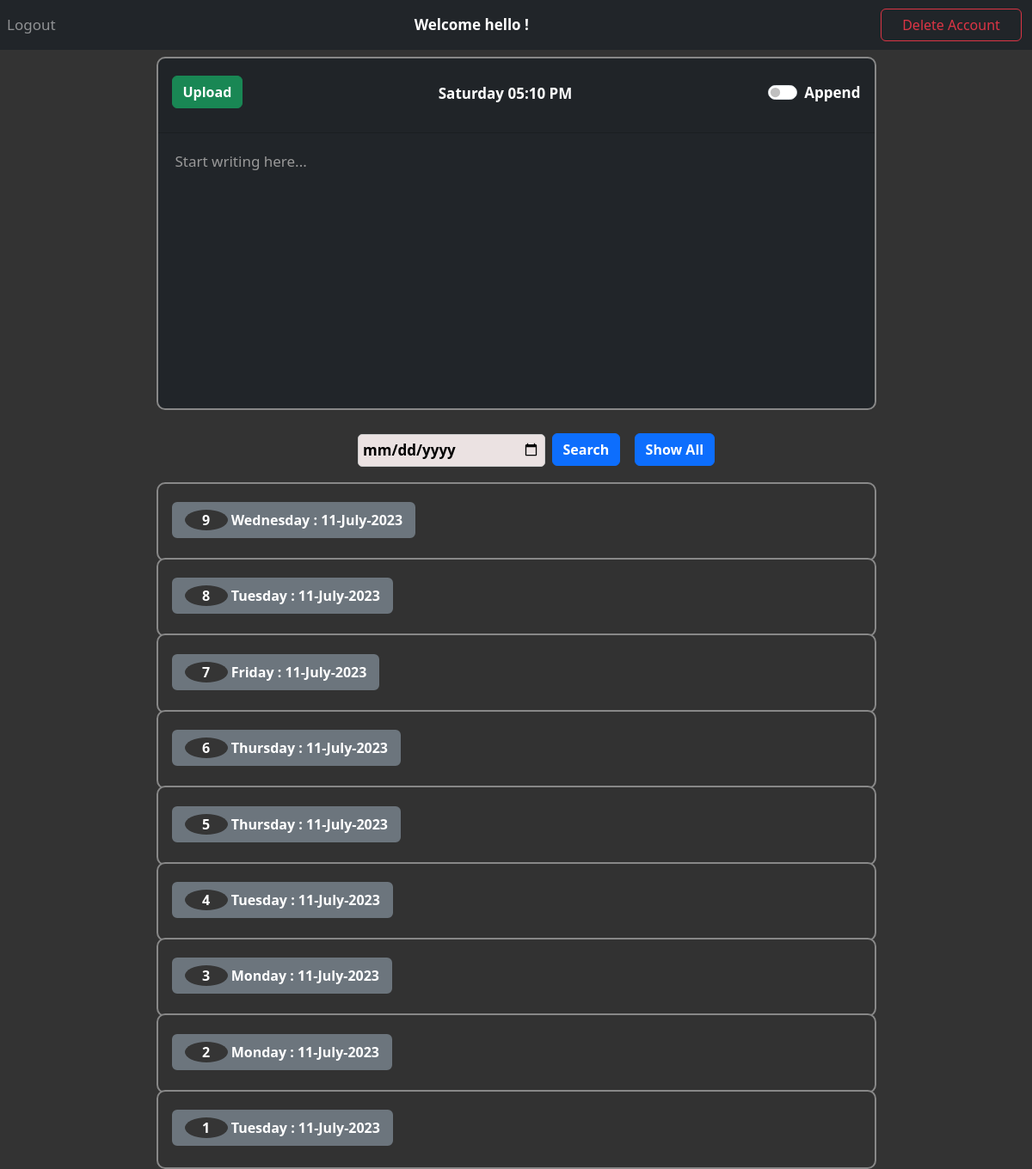
Page / (signed in) on the committed database.
### website/models.py (models this page shows)
class User(db.Model, UserMixin):
    id = db.Column(db.Integer, primary_key=True)
    email = db.Column(db.String(150), unique=True)
    password = db.Column(db.String(150))
    first_name = db.Column(db.String(150))
    notes = db.relationship('Note')

class Note(db.Model):
    id = db.Column(db.Integer, primary_key=True)
    data = db.Column(db.String(10000))
    date = db.Column(db.DateTime(timezone=True), default=func.now())
    day = db.Column(db.String(10), default=datetime.now().strftime('%A'))
    currDate = db.Column(db.String(20), default=datetime.now().strftime('%Y-%m-%d'))
    time = db.Column(db.String(20), default=datetime.now().strftime('%H:%M:%S'))
    month = db.Column(db.String(20), default=datetime.now().strftime('%B'))
    sentiment = db.Column(db.Float)
    sentimentColor = db.Column(db.String(255))
    classification = db.Column(db.String(50))
    switch_state = db.Column(db.Boolean, default=False)  # New column for the switch state
    user_id = db.Column(db.Integer, db.ForeignKey('user.id'))

### website/views.py (the view, shortened to what this page needs)
@views.route('/', methods=['GET', 'POST'])
@login_required
def home():
    switch_state_bool = 0
    first_name = current_user.first_name
    notes = Note.query.filter_by(user_id=current_user.id).all()
    get_switch_state = Note.query.filter_by(user_id=current_user.id).order_by(Note.id.desc()).first()
    if get_switch_state is None:
        latest_switch_state = ""
    else:
        latest_switch_state = "checked" if get_switch_state.switch_state else ""
    note_data = [(note.currDate, note.day, note.month, note.sentimentColor, note.data, note.id) for note in notes]
    return render_template("home.html", user=current_user, first_name = first_name, note_data=note_data, latest_switch_state = latest_switch_state)

### website/__init__.py (called while the page is built)
def create_app():
    app = Flask(__name__)
    app.config['SECRET_KEY'] = 'hjshjhdjah kjshkjdhjs'
    app.config['SQLALCHEMY_DATABASE_URI'] = f'sqlite:///{DB_NAME}'
    db.init_app(app)
    from .views import views
    from .auth import auth
    app.register_blueprint(views, url_prefix='/')
    app.register_blueprint(auth, url_prefix='/')
    from .models import User, Note
    with app.app_context():
        db.create_all()
    login_manager = LoginManager()
    login_manager.login_view = 'auth.login'
    login_manager.init_app(app)
    @login_manager.user_loader
    def load_user(id):
        return User.query.get(int(id))
    return app

### website/templates/home.html (shortened to what this page needs)
{% extends "base.html" %}
{% block content %}
<form method="POST">
  <div class="card text-white bg-dark mb-3">
    <div class="card-header">
      <div align="left">
        <button name="uploadButton" type="submit" class="btn btn-secondary  btn-success" style="display: flex; justify-content: space-between;"><b>Upload</b></button>
      </div>
      <div style="font-weight: bold">
        <div class="d-flex justify-content-center w-100">
          <span class="navbar-text text-center" style="color: white; font-weight: bold;">
             <span id="current-time-home"></span>
          </span>
        </div>
      </div>
      <div class="form-check form-switch align-center">
        <input class="form-check-input" type="checkbox" role="switch" id="flexSwitchCheckChecked" name="switchState" {{latest_switch_state}}>
        <label class="form-check-label" for="flexSwitchCheckChecked"><b>Append</b></label>
      </div>
    </div>
    <textarea name="note" id="note" class="form-control bg-dark text-white" style="border: none;" autofocus wrap="soft" placeholder="Start writing here..."></textarea>
  </div>
</form>
<div id="searchButtons">
  <form id="search-form" method="POST" >
    <div align="center">
      <input type="date" id="search" name="searchDate">
      <button id="searchButton" type="submit" class="btn btn-primary" name="searchButton"><b>Search</b></button>
    </div>
  </form>
  <form id="showAllList" method="POST" >
    <div align="center">
      <button id="showall" type="submit" class="btn btn-primary" name="showAllButton"><b>Show All</b></button>
    </div>
  </form>
</div>
<ul class="list-group list-group-flush" id="notes">
  {% for note_item in note_data | reverse %}
  <div class="accordion" id="accordionExample">
    <div class="card">
      <div class="card-header text-center" id="heading{{ note_item[5] }}">
        <h2 class="mb-0">
          <button class="btn btn-secondary text-left" type="button" data-toggle="collapse" data-target="#collapse{{note_item[5]}}" aria-expanded="true" aria-controls="collapse{{ note_item[5] }}"  {% if note_item[3] %}style="border-color: {{ note_item[3] }}"{% endif %}>
            {% if note_item[0] %}
              {% set index = loop.length - loop.index0 %}
              <span class="index-circle">{{ index }}</span><b> {{ note_item[1] }} : {{ note_item[0][8:] }}-{{ note_item[2] }}-{{ note_item[0][:4] }}</b>
            {% else %}
              <span class="index-circle">{{ index }}</span><b>{{ note_item[1] }} - Date Not Available </b>
            {% endif %}
          </button>
        </h2>
      </div>
    </div>
  </div>{% endfor %}
</ul>
{% endblock %}

### website/templates/base.html (shortened to what this page needs)
<!DOCTYPE html>
<html>
  <head>
    <link
      rel="stylesheet"
      href="https://stackpath.bootstrapcdn.com/bootstrap/4.4.1/css/bootstrap.min.css"
    />
    <link
      rel="stylesheet"
      href="https://stackpath.bootstrapcdn.com/font-awesome/4.7.0/css/font-awesome.min.css"
    />
    <link rel="stylesheet" href="static\styles.css">
    <link href="https://cdn.jsdelivr.net/npm/bootstrap@5.3.0/dist/css/bootstrap.min.css" rel="stylesheet">
  </head>
  <body>
    <nav class="navbar navbar-expand-lg navbar-dark bg-dark" #e3f2fd;>
      <div class="collapse navbar-collapse" id="navbar">
        <div class="navbar-nav">
          {% if user.is_authenticated %}
          <a class="nav-item nav-link" id="logout" href="/logout">Logout</a>
          {% endif %}
        </div>
        {% if user.is_authenticated %}
        <div class="d-flex justify-content-center w-100">
          <span class="navbar-text text-center" style="color: white; font-weight: bold;">
             <span>Welcome {{first_name}} !</span>
          </span>
        </div>
        <button type="button" id="delButton"  class="btn btn-outline-danger">Delete Account</button>
      {% endif %}
    </nav>
    <div class="container">{% block content %} {% endblock %}</div>
  </body>
</html>

### website/templates/base.html (style rules this page uses)
body { background-color: #333; color:white; font-size: 17px; }
#delButton { width: 200px; margin-right: 1%; }

### website/templates/home.html (style rules this page uses)
.index-circle { display: inline-block; width: 50px; height: 24px; line-height: 24px; text-align: center; border-radius: 50%; background-color: #353535; color: #fff; font-weight: bold; }
.card-header { padding-top: 20px; padding-bottom: 25px; display: flex; justify-content: space-between; }
.card { background-color: #333; color: white; border-radius: 0px; width:75%; margin: -2px auto; border-color: #888; border-width: 2px 2px 2px 2px; border-style: solid; border-radius: 10px; }
form { margin-top: 10px; background-color: #333; padding: 0px; }
textarea.form-control { background-color: #333; color: white; width: 100%; margin: 0; padding: 20px; font-size: 17px; border: 3px solid #ccc; border-radius: 10px; box-sizing: border-box; height: 320px; resize: none; white-space: pre-wrap; }
ul#notes button { border-width: 3.5px; }
#note::placeholder { color: #999; }
.form-check { padding-top: 7px; }
input[type="date"] { font-size: 17px; padding: 5px; margin-top: 7px; margin-right:5px; margin-left: 5px; margin-bottom: 20px; border: 1px solid #ccc; border-radius: 5px; outline: none; width: 218px; font-weight: bold; background-color: #ebe2e2 }
#search-form, #showAllList { margin-top:5px; display: inline-block; margin-left: 12px; }
#searchButtons { margin-left: 32%; }
#searchButton { margin-top: -5px; margin-left: -2px; }
#showall { margin-top:-5px; }

### rows in the picture
User: first_name "hello"
Note: index "9", day "Wednesday", currDate "11", month "July", currDate "2023"
Note: index "8", day "Tuesday", currDate "11", month "July", currDate "2023"
Note: index "7", day "Friday", currDate "11", month "July", currDate "2023"
Note: user "6", day "Thursday", currDate "11", month "July", currDate "2023"
Note: index "5", day "Thursday", currDate "11", month "July", currDate "2023"
Note: index "4", day "Tuesday", currDate "11", month "July", currDate "2023"
Note: index "3", day "Monday", currDate "11", month "July", currDate "2023"
Note: index "2", day "Monday", currDate "11", month "July", currDate "2023"
Note: index "1", day "Tuesday", currDate "11", month "July", currDate "2023"
